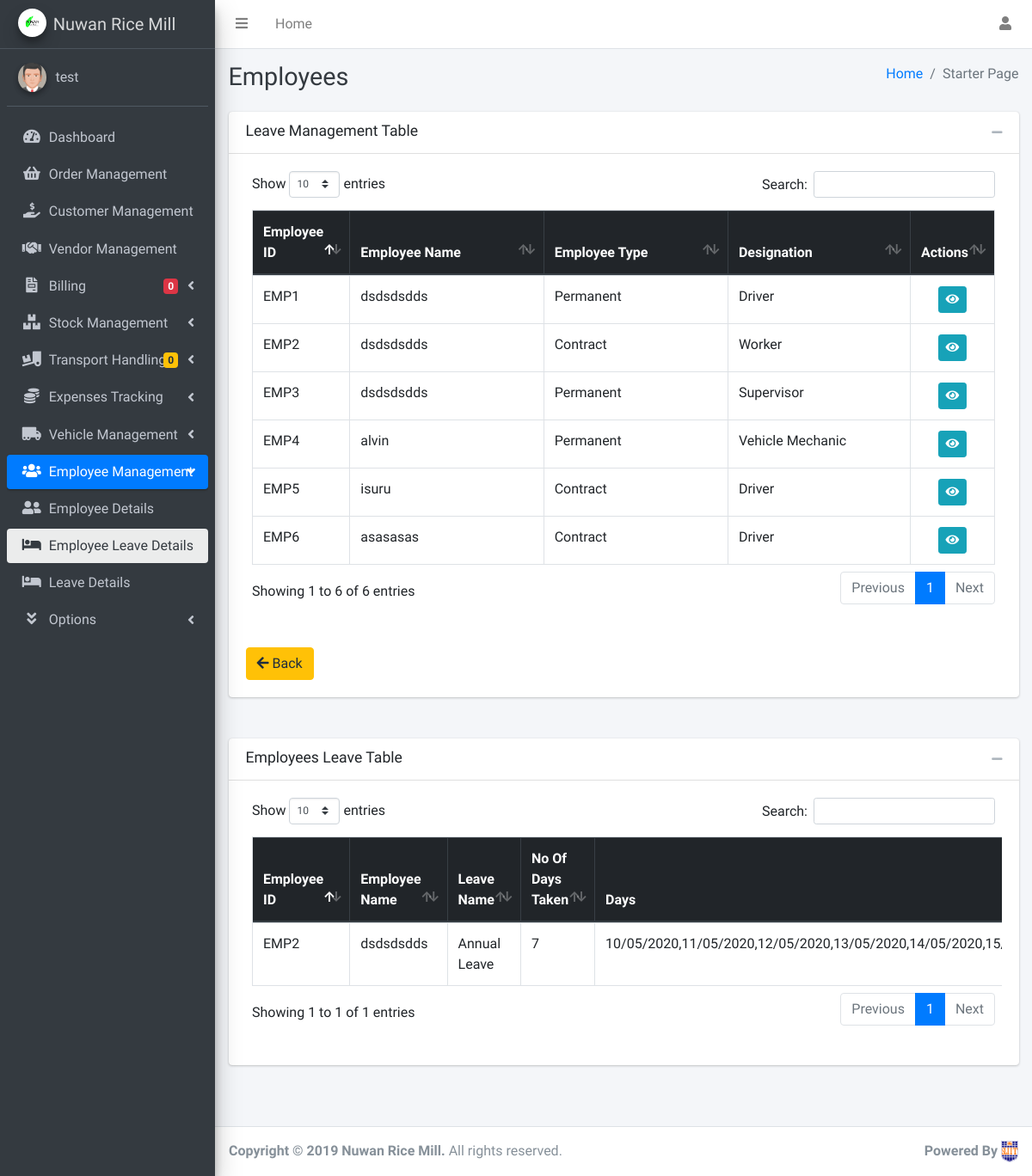
Page /Employee/Leave/LeaveManagementTable.php (signed in) on the earlier database version.
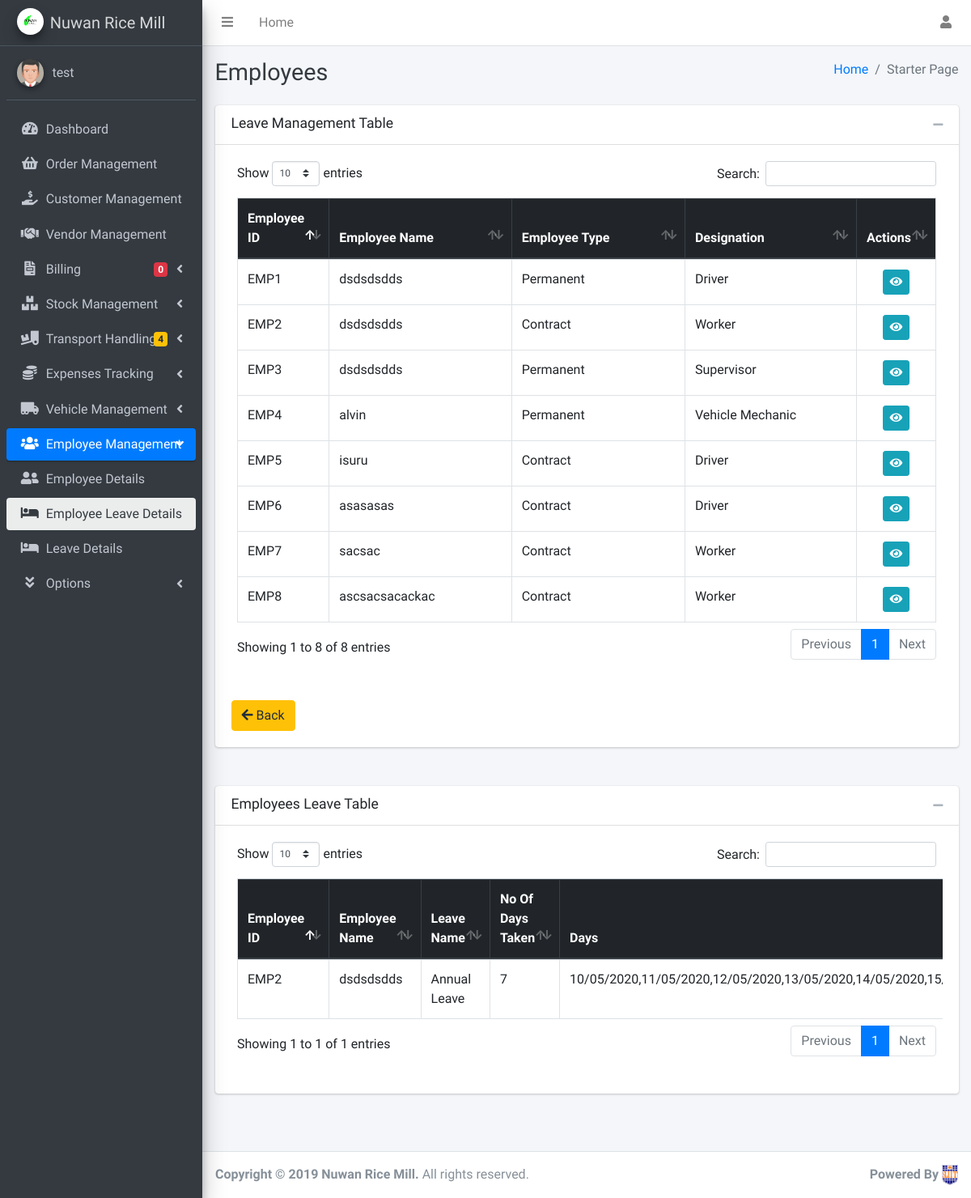
Same page on the later database version.
### tables this page shows
CREATE TABLE `employee` (
  `id` int(11) NOT NULL,
  `empid` varchar(50) NOT NULL,
  `fullname` varchar(200) NOT NULL,
  `name` varchar(100) NOT NULL,
  `dob` date NOT NULL,
  `gender` varchar(10) NOT NULL,
  `nicnum` varchar(12) NOT NULL,
  `mnumber` varchar(10) NOT NULL,
  `empaddress` varchar(250) NOT NULL,
  `jondate` date NOT NULL,
  `emptype` varchar(15) NOT NULL,
  `designation` varchar(25) NOT NULL,
  `DrivingLicenNum` varchar(50) NOT NULL,
  `Imglocation` varchar(200) NOT NULL,
  `Imgstatus` varchar(2) NOT NULL
);

CREATE TABLE `empleave` (
  `LeaveID` int(11) NOT NULL,
  `empid` int(11) NOT NULL,
  `Lid` int(11) NOT NULL,
  `DaysTaken` varchar(50) NOT NULL DEFAULT '0',
  `days` varchar(200) NOT NULL,
  `Reason` varchar(200) NOT NULL
);

CREATE TABLE `leavetype` (
  `Lid` int(11) NOT NULL,
  `leaveTypeId` varchar(50) NOT NULL,
  `LeaveName` varchar(150) NOT NULL,
  `EmpType` varchar(20) NOT NULL,
  `NoofDays` varchar(10) NOT NULL,
  `Description` varchar(250) NOT NULL
);

### Employee/Leave/LeaveManagementTable.php (the view, shortened to what the changed rows need)
<?php
require '../../inc/dbconnect.php';
include '../../inc/Dashboardcalculations.php';
?>
<!DOCTYPE html>
<html lang="en">
<head>
    <link rel="stylesheet" href="../../dist/css/customCSS.css">
    <link rel="stylesheet" href="../../plugins/overlayScrollbars/css/OverlayScrollbars.min.css">
    <link rel="stylesheet" href="../../plugins/fontawesome-free/css/all.min.css">
    <link rel="stylesheet" href="../../dist/css/adminlte.min.css">
    <link rel="stylesheet" href="../../plugins/datatables-bs4/css/dataTables.bootstrap4.css">
    <link rel="stylesheet" href="../../sweetalert/sweetalert2.min.css">
</head>
<body class="hold-transition sidebar-mini layout-fixed layout-navbar-fixed layout-footer-fixed">
    <div class="wrapper">
        <aside class="main-sidebar sidebar-dark-primary elevation-4">
            <div class="sidebar">
                <nav class="mt-2">
                    <ul class="nav nav-pills nav-sidebar flex-column" data-widget="treeview" role="menu" data-accordion="false">
                        <li class="nav-item has-treeview">
                            <a href="#" class="nav-link">
                                <p>Transport Handling
                                    <i class="right fas fa-angle-left"></i>
                                    <span class="badge badge-warning right"><?php num_of_transportAction(); ?></span>
                                </p>
                            </a>
                        </li>
                    </ul>
                </nav>
            </div>
        </aside>
        <div class="content-wrapper">
            <div class="content-header">
                <div class="container-fluid">
                    <div class="row mb-2">
                        <div class="col-sm-6">
                            <h1 class="m-0 text-dark">Employees</h1>
                        </div>
                    </div>
                </div>
            </div>
            <div class="content">
                <div class="container-fluid">
                    <div class="card mb-5">
                        <div class="card-body">
                            <div class="table-responsive">
                                <div class="dataTables_wrapper container-fluid dt-bootstrap4">
                                    <table id="example3" class="table table-bordered table-hover">
                                        <thead class="thead-dark">
                                            <tr>
                                                <th style="width: 12%">Employee ID</th>
                                                <th>Employee Name</th>
                                                <th>Employee Type</th>
                                                <th>Designation</th>
                                                <th class="text-center" style="width: 8%">Actions</th>
                                            </tr>
                                        </thead>
                                        <tbody>
                                            <?php
                                            $query = "SELECT * FROM employee";
                                            $employees = mysqli_query($con, $query);
                                            while ($row = mysqli_fetch_assoc($employees)) {
                                                $id = $row['id'];
                                                $empID = $row['empid'];
                                                $empName = $row['name'];
                                                $emptype = $row['emptype'];
                                                $designation = $row['designation'];
                                            ?>
                                                <tr>
                                                    <td><?php echo $empID ?></td>
                                                    <td><?php echo $empName ?></td>
                                                    <td><?php echo $emptype ?></td>
                                                    <td><?php echo $designation ?></td>
                                                    <td class="text-center">
                                                        <div class="btn-group btn-group-sm">
                                                            <a href="ViewEmployeeLeaveDetails.php?eid=<?php echo $id  ?>"><button type="button" class="btn btn-info btn-sm" data-toggle="tooltip" data-placement="top" title="View">
                                                                    <i class="fas fa-eye"></i>
                                                                </button></a>
                                                        </div>
                                                    </td>
                                                </tr>
                                            <?php
                                            }
                                            ?>
                                        </tbody>
                                    </table>
                                </div>
                                <br>
                            </div>
                        </div>
                    </div>
                    <div class="card mb-5">
                        <div class="card-body">
                            <div class="table-responsive">
                                <div class="dataTables_wrapper container-fluid dt-bootstrap4">
                                    <table id="example1" class="table table-bordered table-hover">
                                        <thead class="thead-dark">
                                            <tr>
                                                <th style="width: 12%">Employee ID</th>
                                                <th>Employee Name</th>
                                                <th>Leave Name </th>
                                                <th style="width: 12%">No Of Days Taken</th>
                                                <th>Days</th>
                                            </tr>
                                        </thead>
                                        <tbody>
                                            <?php
                                            $query = "SELECT e.empid,e.name, l.LeaveName,el.DaysTaken,el.days FROM empleave el,leavetype l, employee e WHERE e.id = el.empid AND el.Lid = l.Lid ORDER BY e.empid";
                                            $employees = mysqli_query($con, $query);
                                            while ($row = mysqli_fetch_assoc($employees)) {
                                                $empID = $row['empid'];
                                                $empName = $row['name'];
                                                $leavename = $row['LeaveName'];
                                                $noofdays = $row['DaysTaken'];
                                                $days = $row['days'];
                                            ?>
                                                <tr>
                                                    <td><?php echo $empID ?></td>
                                                    <td><?php echo $empName ?></td>
                                                    <td><?php echo $leavename ?></td>
                                                    <td><?php echo $noofdays ?></td>
                                                    <td><?php echo $days ?></td>
                                                </tr>
                                            <?php
                                            }
                                            ?>
                                        </tbody>
                                    </table>
                                </div>
                                <br>
                            </div>
                        </div>
                    </div>
                    <br>
                </div>
            </div>
        </div>
    </div>
</body>
</html>

### inc/Dashboardcalculations.php (shortened to what the changed rows need)
<?php
function num_of_transportAction(){
    include 'dbconnect.php';
    $sql = "SELECT COUNT(o.OrderM_ID) AS TransportAction FROM orderm o WHERE o.D_Status='Yes' AND o.t_status='0' AND o.t_d_status='0'";
    $resultset = mysqli_query($con, $sql);
    $row = mysqli_fetch_assoc($resultset);
    $result = $row['TransportAction'];
    echo $result;
}
?>

Differences in the rows shown:
added employee: empid "EMP7", name "sacsac", emptype "Contract", designation "Worker"
added employee: empid "EMP8", name "ascsacsacackac", emptype "Contract", designation "Worker"
Other differences:
$result: "0" → "4"
text written by a page script: "Show entries Search: Showing 1 to 6 of 6 entries Previous 1 Next" → "Show entries Search: Showing 1 to 8 of 8 entries Previous 1 Next"
